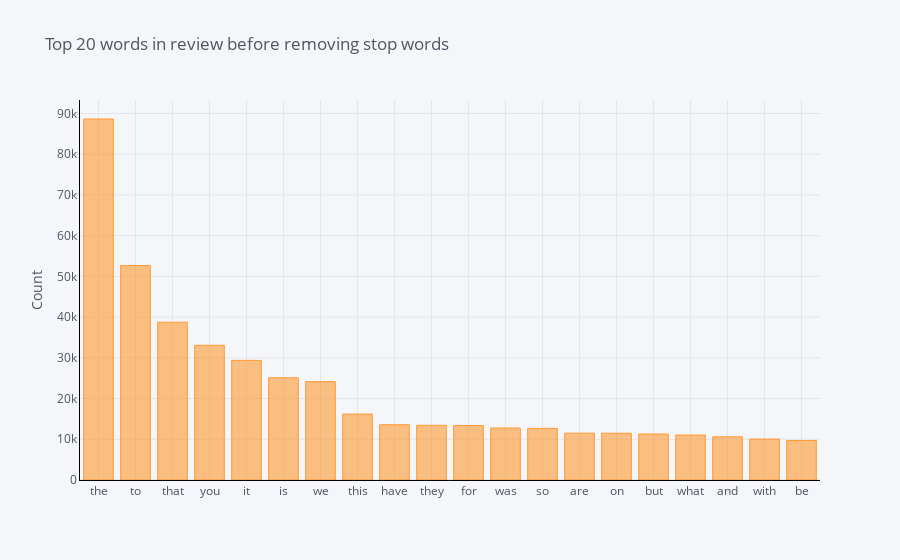

The notebook cell saved with this chart:
### Markdown cell above
## The distribution of top unigrams before removing stop words

### Code cell
def get_top_n_words(corpus, n=None):
    vec = CountVectorizer().fit(corpus)
    bag_of_words = vec.transform(corpus)
    sum_words = bag_of_words.sum(axis=0) 
    words_freq = [(word, sum_words[0, idx]) for word, idx in vec.vocabulary_.items()]
    words_freq =sorted(words_freq, key = lambda x: x[1], reverse=True)
    return words_freq[:n]
common_words = get_top_n_words(df['text'], 20)
df1 = pd.DataFrame(common_words, columns = ['text' , 'count'])
df1
df1.groupby('text').sum()['count'].sort_values(ascending=False).iplot(
    kind='bar', yTitle='Count', linecolor='black', title='Top 20 words in review before removing stop words')

### Figure 1 — Plotly figure (JSON) as saved in the notebook; plotly's stock layout.template omitted (floating-point values rounded to 4 significant figures)
{"data": [{"marker": {"color": "rgba(255, 153, 51, 0.6)", "line": {"color": "rgba(255, 153, 51, 1.0)", "width": 1}}, "name": "count", "orientation": "v", "text": "", "type": "bar", "x": ["the", "to", "that", "you", "it", "is", "we", "this", "have", "they", "for", "was", "so", "are", "on", "but", "what", "and", "with", "be"], "y": [88641, 52672, 38743, 33074, 29376, 25100, 24153, 16183, 13568, 13431, 13376, 12772, 12672, 11505, 11473, 11290, 11041, 10603, 10046, 9684]}], "layout": {"legend": {"bgcolor": "#F5F6F9", "font": {"color": "#4D5663"}}, "paper_bgcolor": "#F5F6F9", "plot_bgcolor": "#F5F6F9", "title": {"font": {"color": "#4D5663"}, "text": "Top 20 words in review before removing stop words"}, "xaxis": {"gridcolor": "#E1E5ED", "linecolor": "black", "showgrid": true, "tickfont": {"color": "#4D5663"}, "title": {"font": {"color": "#4D5663"}, "text": ""}, "zerolinecolor": "#E1E5ED"}, "yaxis": {"gridcolor": "#E1E5ED", "linecolor": "black", "showgrid": true, "tickfont": {"color": "#4D5663"}, "title": {"font": {"color": "#4D5663"}, "text": "Count"}, "zerolinecolor": "#E1E5ED"}}}
